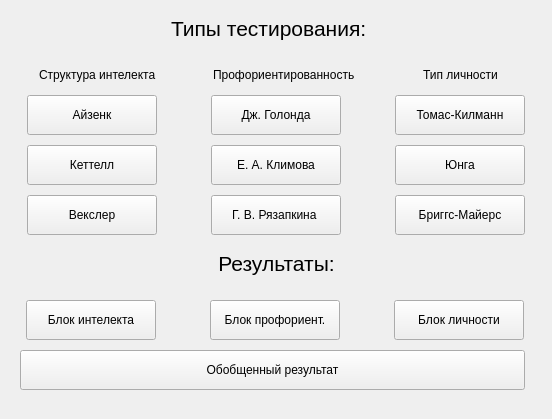
<?xml version="1.0" encoding="UTF-8"?>
<ui version="4.0">
 <class>MainWindow</class>
 <widget class="QMainWindow" name="MainWindow">
  <property name="geometry">
   <rect>
    <x>0</x>
    <y>0</y>
    <width>552</width>
    <height>419</height>
   </rect>
  </property>
  <property name="windowTitle">
   <string>Система профориентации</string>
  </property>
  <widget class="QWidget" name="centralwidget">
   <widget class="QLabel" name="label_proforient">
    <property name="geometry">
     <rect>
      <x>213</x>
      <y>65</y>
      <width>141</width>
      <height>20</height>
     </rect>
    </property>
    <property name="text">
     <string>Профориентированность</string>
    </property>
   </widget>
   <widget class="QLabel" name="label_sruct_intel">
    <property name="geometry">
     <rect>
      <x>39</x>
      <y>65</y>
      <width>121</width>
      <height>20</height>
     </rect>
    </property>
    <property name="text">
     <string>Структура интелекта</string>
    </property>
   </widget>
   <widget class="QLabel" name="label_type_lich">
    <property name="geometry">
     <rect>
      <x>423</x>
      <y>65</y>
      <width>81</width>
      <height>20</height>
     </rect>
    </property>
    <property name="text">
     <string>Тип личности</string>
    </property>
   </widget>
   <widget class="QPushButton" name="pushButton_ayzenk">
    <property name="geometry">
     <rect>
      <x>27</x>
      <y>95</y>
      <width>130</width>
      <height>40</height>
     </rect>
    </property>
    <property name="text">
     <string>Айзенк</string>
    </property>
   </widget>
   <widget class="QPushButton" name="pushButton_holland">
    <property name="geometry">
     <rect>
      <x>211</x>
      <y>95</y>
      <width>130</width>
      <height>40</height>
     </rect>
    </property>
    <property name="text">
     <string>Дж. Голонда</string>
    </property>
   </widget>
   <widget class="QPushButton" name="pushButton_tomas_kliman">
    <property name="geometry">
     <rect>
      <x>395</x>
      <y>95</y>
      <width>130</width>
      <height>40</height>
     </rect>
    </property>
    <property name="text">
     <string>Томас-Килманн</string>
    </property>
   </widget>
   <widget class="QPushButton" name="pushButton_kettel">
    <property name="geometry">
     <rect>
      <x>27</x>
      <y>145</y>
      <width>130</width>
      <height>40</height>
     </rect>
    </property>
    <property name="text">
     <string>Кеттелл</string>
    </property>
   </widget>
   <widget class="QPushButton" name="pushButton_unga">
    <property name="geometry">
     <rect>
      <x>395</x>
      <y>145</y>
      <width>130</width>
      <height>40</height>
     </rect>
    </property>
    <property name="text">
     <string>Юнга</string>
    </property>
   </widget>
   <widget class="QPushButton" name="pushButton_klimov">
    <property name="geometry">
     <rect>
      <x>211</x>
      <y>145</y>
      <width>130</width>
      <height>40</height>
     </rect>
    </property>
    <property name="text">
     <string>Е. А. Климова</string>
    </property>
   </widget>
   <widget class="QPushButton" name="pushButton_ryzapkina">
    <property name="geometry">
     <rect>
      <x>211</x>
      <y>195</y>
      <width>130</width>
      <height>40</height>
     </rect>
    </property>
    <property name="text">
     <string>Г. В. Рязапкина </string>
    </property>
   </widget>
   <widget class="QPushButton" name="pushButton_brigs_mayers">
    <property name="geometry">
     <rect>
      <x>395</x>
      <y>195</y>
      <width>130</width>
      <height>40</height>
     </rect>
    </property>
    <property name="text">
     <string>Бриггс-Майерс</string>
    </property>
   </widget>
   <widget class="QPushButton" name="pushButton_veksler">
    <property name="geometry">
     <rect>
      <x>27</x>
      <y>195</y>
      <width>130</width>
      <height>40</height>
     </rect>
    </property>
    <property name="text">
     <string>Векслер</string>
    </property>
   </widget>
   <widget class="QLabel" name="label_Type_test">
    <property name="geometry">
     <rect>
      <x>171</x>
      <y>15</y>
      <width>211</width>
      <height>27</height>
     </rect>
    </property>
    <property name="font">
     <font>
      <pointsize>16</pointsize>
      <weight>50</weight>
      <italic>false</italic>
      <bold>false</bold>
     </font>
    </property>
    <property name="text">
     <string>Типы тестирования:</string>
    </property>
   </widget>
   <widget class="QPushButton" name="pushButton_block_intell">
    <property name="geometry">
     <rect>
      <x>26</x>
      <y>300</y>
      <width>130</width>
      <height>40</height>
     </rect>
    </property>
    <property name="text">
     <string>Блок интелекта</string>
    </property>
   </widget>
   <widget class="QPushButton" name="pushButton_block_lich">
    <property name="geometry">
     <rect>
      <x>394</x>
      <y>300</y>
      <width>130</width>
      <height>40</height>
     </rect>
    </property>
    <property name="text">
     <string>Блок личности</string>
    </property>
   </widget>
   <widget class="QPushButton" name="pushButton_block_proforient">
    <property name="geometry">
     <rect>
      <x>210</x>
      <y>300</y>
      <width>130</width>
      <height>40</height>
     </rect>
    </property>
    <property name="text">
     <string>Блок профориент.</string>
    </property>
   </widget>
   <widget class="QLabel" name="label_result">
    <property name="geometry">
     <rect>
      <x>171</x>
      <y>250</y>
      <width>211</width>
      <height>27</height>
     </rect>
    </property>
    <property name="font">
     <font>
      <pointsize>16</pointsize>
      <weight>50</weight>
      <italic>false</italic>
      <bold>false</bold>
     </font>
    </property>
    <property name="text">
     <string>Результаты:</string>
    </property>
    <property name="textFormat">
     <enum>Qt::PlainText</enum>
    </property>
    <property name="alignment">
     <set>Qt::AlignCenter</set>
    </property>
   </widget>
   <widget class="QPushButton" name="pushButton_all_result">
    <property name="geometry">
     <rect>
      <x>20</x>
      <y>350</y>
      <width>505</width>
      <height>40</height>
     </rect>
    </property>
    <property name="text">
     <string>Обобщенный результат</string>
    </property>
   </widget>
  </widget>
 </widget>
 <resources/>
 <connections/>
</ui>
